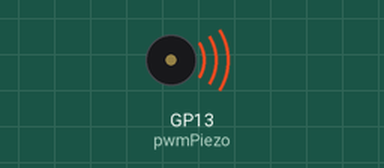
Simulated run of this program. Board: Raspberry Pi Pico running MicroPython. Shown: buzzer (waves = sounding). At 1.0 s the program stops and its outputs stay as they are.

Above: at 0.1 s.
At 1.1 s:
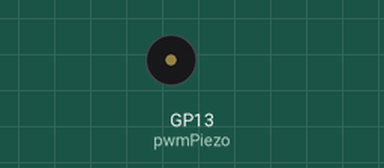
Timing chart, 0 to 2.5 s (numbered marks = the images above):
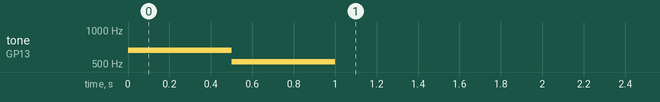

The program:

sound.py
```python
from machine import Pin, PWM
import time
from micropython import const

DO = const(523)
ME = const(659)

pwmPiezo = PWM(Pin(13))
pwmPiezo.duty_u16(32768)

pwmPiezo.freq(ME)
time.sleep(0.5)

pwmPiezo.freq(DO)
time.sleep(0.5)


pwmPiezo.duty_u16(0)
```

Measured:
- by itself, tone on GP13 (pwmPiezo): silent → 659 Hz at 0.00 s, → 523 Hz 0.50 s later, → silent 0.50 s later
